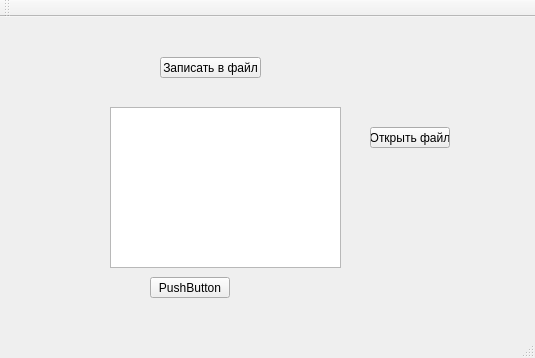
<?xml version="1.0" encoding="UTF-8"?>
<ui version="4.0">
 <class>MainWindow</class>
 <widget class="QMainWindow" name="MainWindow">
  <property name="geometry">
   <rect>
    <x>0</x>
    <y>0</y>
    <width>535</width>
    <height>358</height>
   </rect>
  </property>
  <property name="windowTitle">
   <string>MainWindow</string>
  </property>
  <widget class="QWidget" name="centralWidget">
   <widget class="QTextEdit" name="textEdit">
    <property name="geometry">
     <rect>
      <x>110</x>
      <y>90</y>
      <width>231</width>
      <height>161</height>
     </rect>
    </property>
   </widget>
   <widget class="QPushButton" name="pushButton">
    <property name="geometry">
     <rect>
      <x>160</x>
      <y>40</y>
      <width>101</width>
      <height>21</height>
     </rect>
    </property>
    <property name="text">
     <string>Записать в файл</string>
    </property>
   </widget>
   <widget class="QPushButton" name="pushButton_2">
    <property name="geometry">
     <rect>
      <x>370</x>
      <y>110</y>
      <width>80</width>
      <height>21</height>
     </rect>
    </property>
    <property name="text">
     <string>Открыть файл</string>
    </property>
   </widget>
   <widget class="QPushButton" name="pushButton_3">
    <property name="geometry">
     <rect>
      <x>150</x>
      <y>260</y>
      <width>80</width>
      <height>21</height>
     </rect>
    </property>
    <property name="text">
     <string>PushButton</string>
    </property>
   </widget>
  </widget>
  <widget class="QMenuBar" name="menuBar">
   <property name="geometry">
    <rect>
     <x>0</x>
     <y>0</y>
     <width>535</width>
     <height>20</height>
    </rect>
   </property>
  </widget>
  <widget class="QToolBar" name="mainToolBar">
   <attribute name="toolBarArea">
    <enum>TopToolBarArea</enum>
   </attribute>
   <attribute name="toolBarBreak">
    <bool>false</bool>
   </attribute>
  </widget>
  <widget class="QStatusBar" name="statusBar"/>
 </widget>
 <layoutdefault spacing="6" margin="11"/>
 <resources/>
 <connections/>
</ui>
